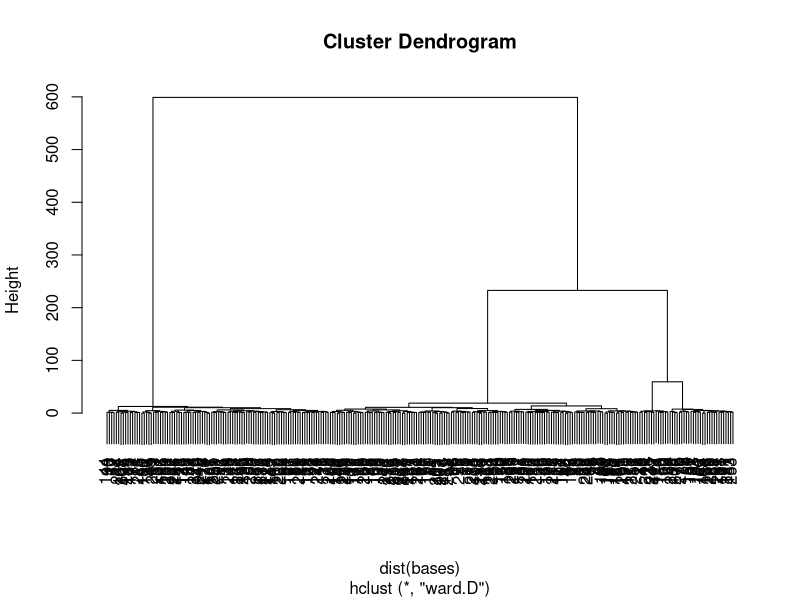
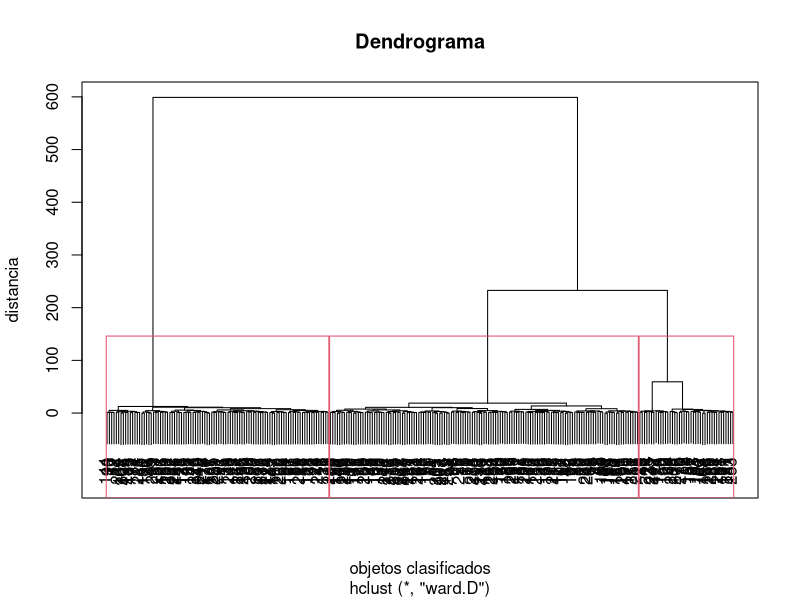
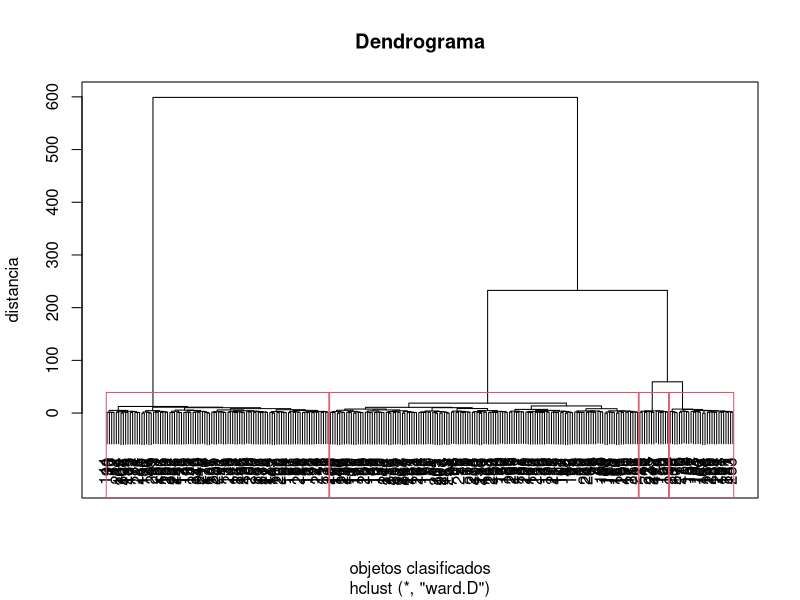
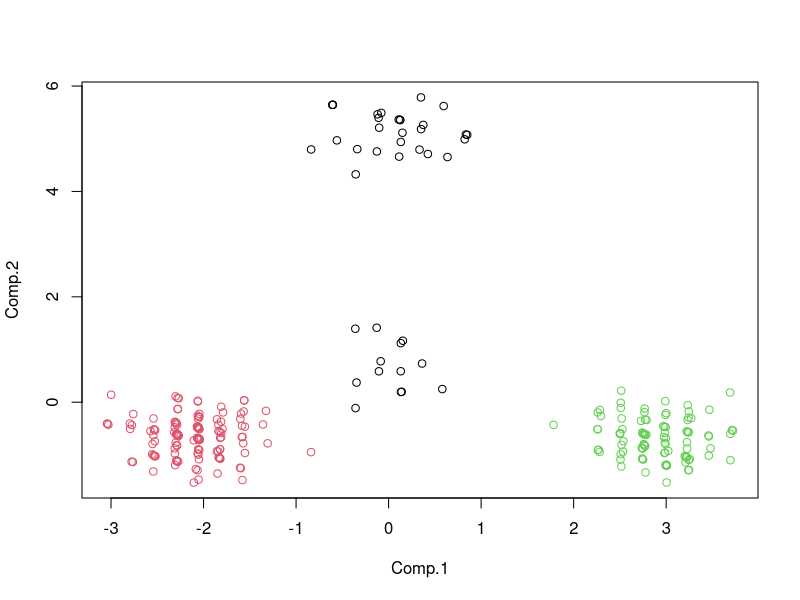
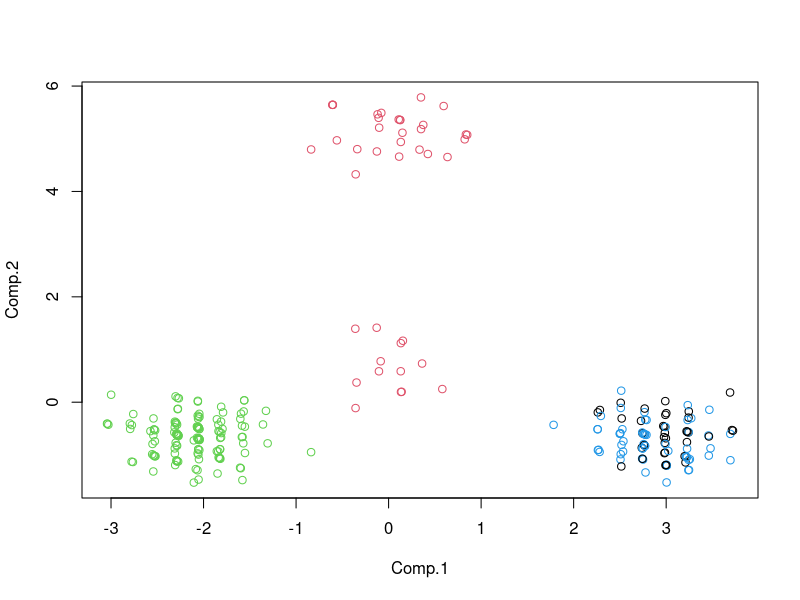
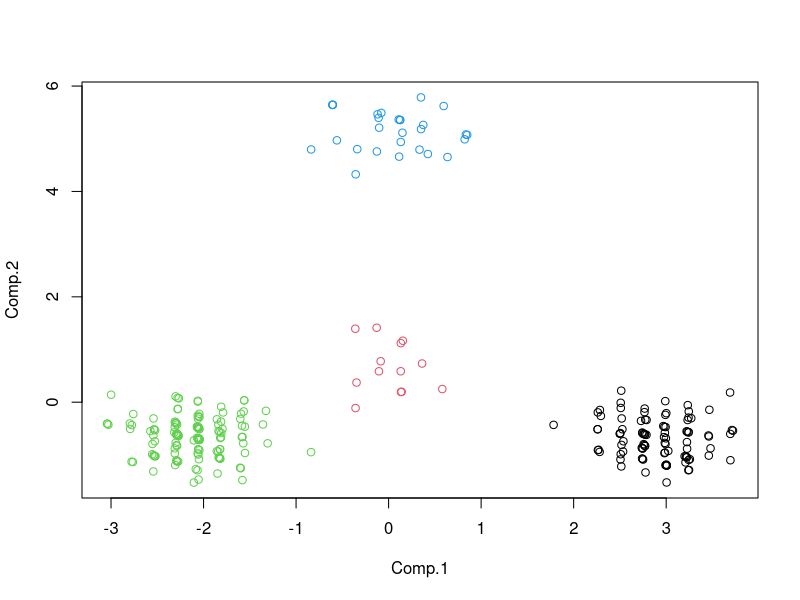
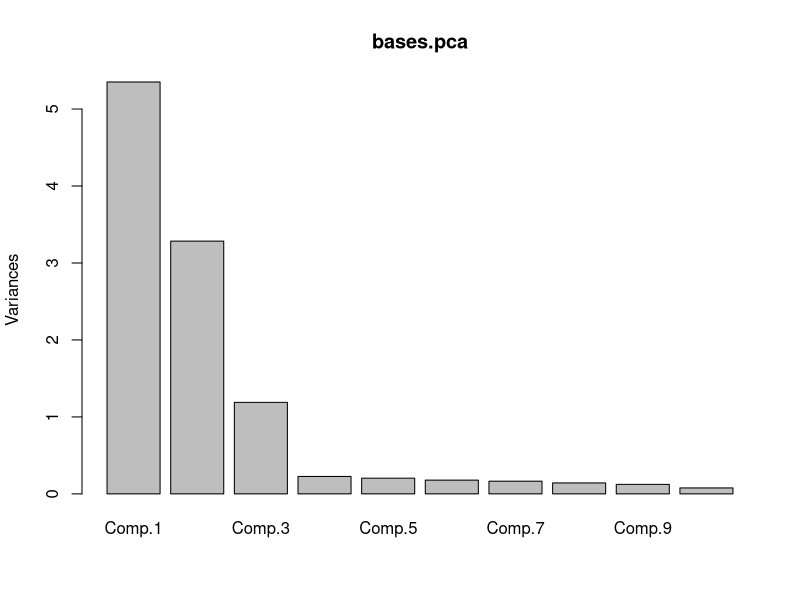
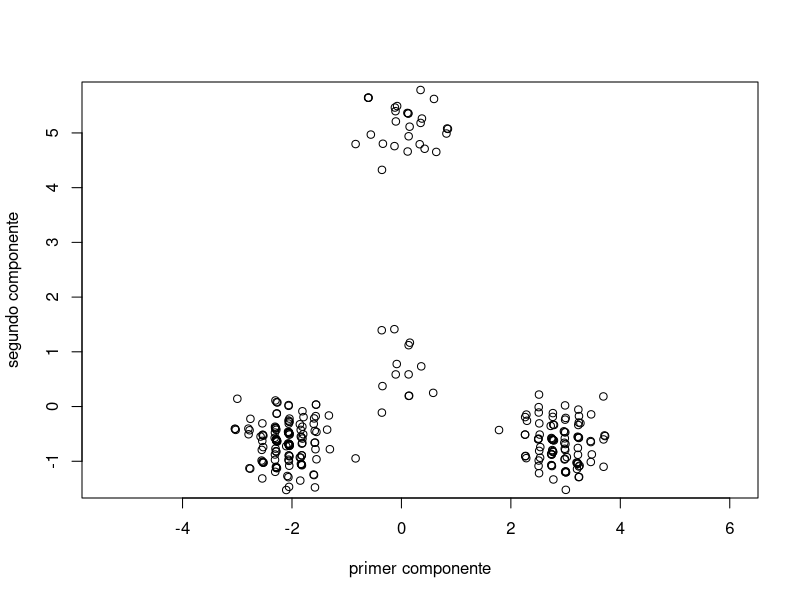

Recreate these plots in R, in order.

#lecutra de datos
getwd()
#"hospital/hospital.txt"
kchospital <- read.table('hospital/hospital.txt', header=T)
#"../hospital/hospital.prefs.txt"
kcprefs <- read.table("hospital/hospital.prefs.txt", header=T)
names(kchospital)
head(kchospital)
names(kcprefs)
#Selección bases
bases <- kchospital[,c(10:20)]
names(bases)

#Aglomeración jerárquica
library(cluster)
bases.hclust<-hclust(dist(bases), method="ward")
plot(bases.hclust)

plot(bases.hclust, main="Dendrograma",ylab="distancia",xlab="objetos clasificados",frame.plot=TRUE)
rect.hclust(bases.hclust, k=3, border=2)

plot(bases.hclust, main="Dendrograma",ylab="distancia",xlab="objetos clasificados",frame.plot=TRUE)
rect.hclust(bases.hclust, k=4, border=2)
#partición
bases.kmeans3<-kmeans(bases, 3)

#Visualización del resultado

library(MASS)
bases.pca<-princomp(bases, cor=T)
bases.puntos<-predict(bases.pca)
plot(bases.puntos[,1:2], col=bases.kmeans3$cluster)
#repetimos con 4 grupos
bases.kmeans4<-kmeans(bases, 4)
plot(bases.puntos[,1:2], col=bases.kmeans4$cluster)
centros4<-tapply(as.matrix(bases), list(rep(cutree(bases.hclust, 4), ncol(as.matrix(bases))),col(as.matrix(bases))),mean)
options(digits=3)
centros4
bases.kmeans4<-kmeans(bases, centros4)
plot(bases.puntos[,1:2], col=bases.kmeans4$cluster)

##¿Existe correlación entre las variables? Cambio de variables o construcción de las nuevas bases de segmentación

cor(bases)

library(MASS)
bases.pca<-princomp(bases, cor=T)
summary(bases.pca)
bases.pca
bases.puntos<-predict(bases.pca)
bases.pca$loadings
screeplot(bases.pca)
bases.puntos<-predict(bases.pca)
eqscplot(bases.puntos, xlab="primer componente", ylab="segundo componente")


kchospital$PC1<-bases.puntos[,1]
kchospital$PC2<-bases.puntos[,2]
kchospital$PC3<-bases.puntos[,3]

#Repetimos el proceso con las nuevas bases de segmentación

bases.puntos.hclust<-hclust(dist(bases.puntos[,1:3]), method="ward")
plot(bases.puntos.hclust)

cutree(bases.puntos.hclust, 4)

bases.puntos3<-bases.puntos[,1:3]
head(bases.puntos3)

plot(bases.puntos.hclust, main="Dendrograma PCA",labels=FALSE,ylab="distancia",xlab="objetos clasificados",frame.plot=TRUE)
rect.hclust(bases.puntos.hclust, k=4, border=2)

?kmeans
bases.puntos.kmeans<-kmeans(bases.puntos3, 4)
bases.puntos.kmeans$cluster

plot(bases.puntos[,1:2], col=bases.puntos.kmeans$cluster)
points(bases.puntos.kmeans$centers, col=1:2,pch=8)

##¿Podemos mejorar la partición utilizando los centros iniciales proporcionados por el algoritmo de aglomeración jerárquica?

centros.puntos4<-tapply(bases.puntos3, list(rep(cutree(bases.puntos.hclust, 4),ncol(bases.puntos3)),col(bases.puntos3)),mean)
centros.puntos4

bases.puntos.kmeans4.c<-kmeans(bases.puntos3, centros.puntos4)

plot(bases.puntos[,1:2], col=bases.puntos.kmeans4.c$cluster)
points(bases.puntos.kmeans4.c$centers,col=1:2, pch=8)






